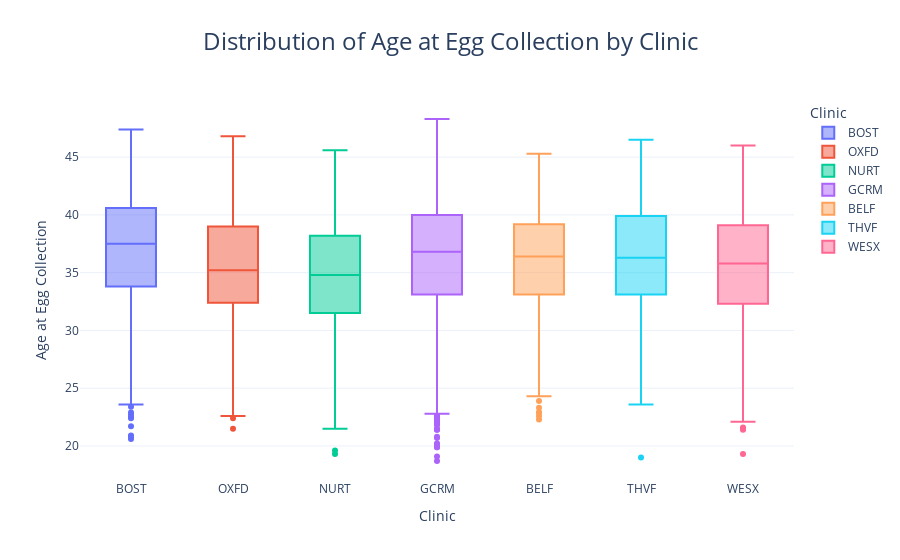
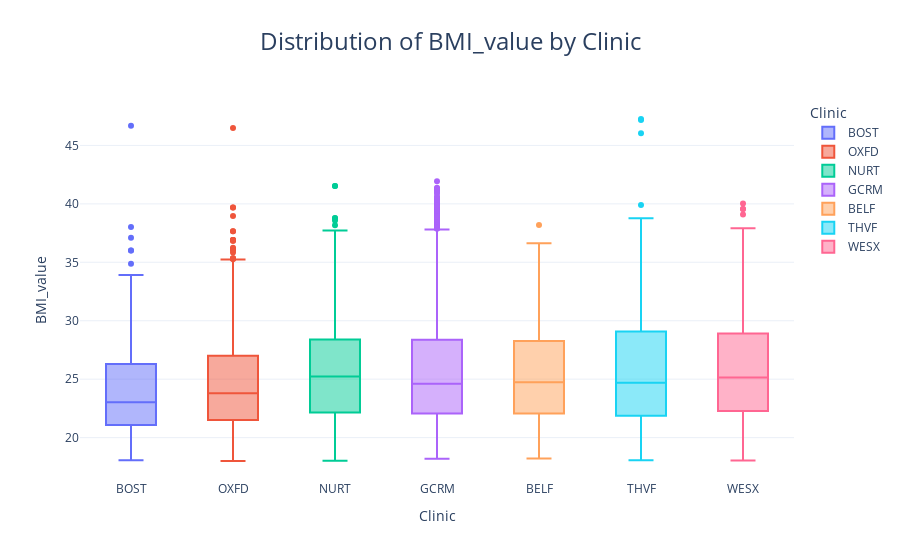
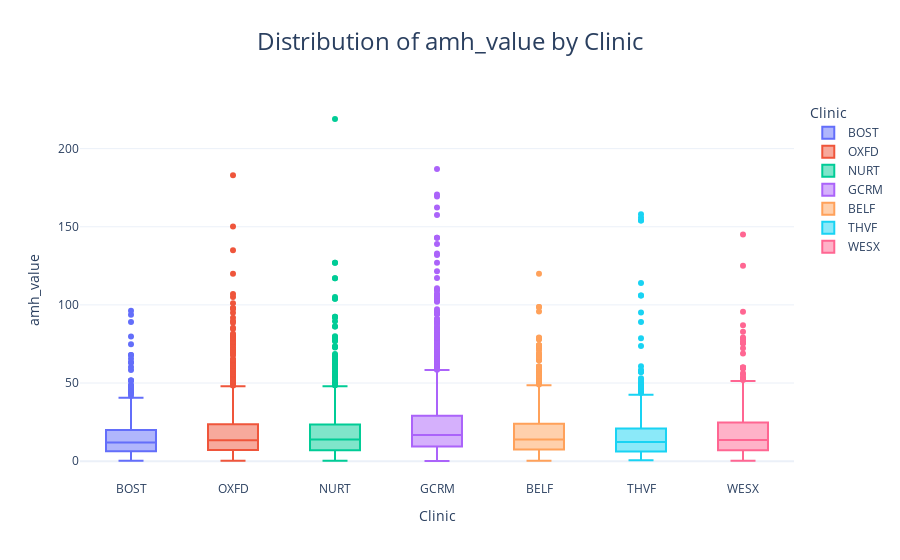

Notebook cell for these charts, in order:
### Code cell
import plotly.express as px

# Assuming df_encoded and features are already defined
features = ['Age at Egg Collection', 'BMI_value', 'amh_value']

# Plot box plots for each feature by clinic with different colors
for feature in features:
    fig = px.box(df_encoded, x='Clinic', y=feature, title=f'Distribution of {feature} by Clinic', color='Clinic')
    fig.update_layout(
        xaxis_title='Clinic',
        yaxis_title=feature,
        template='plotly_white',
        title_font=dict(size=24),
        title_x=0.5
    )
    fig.show()

### Figure 1 — Plotly figure (JSON) as saved in the notebook; plotly's stock layout.template omitted (floating-point values rounded to 4 significant figures; data arrays with more than 128 entries replaced by an {"elided": "..."} marker saying what was removed)
{"data": [{"alignmentgroup": "True", "hovertemplate": "Clinic=%{x}<br>Age at Egg Collection=%{y}<extra></extra>", "legendgroup": "BOST", "marker": {"color": "#636efa"}, "name": "BOST", "notched": false, "offsetgroup": "BOST", "orientation": "v", "showlegend": true, "type": "box", "x": {"elided": "390 str values"}, "x0": " ", "xaxis": "x", "y": {"elided": "390 float values"}, "y0": " ", "yaxis": "y"}, {"alignmentgroup": "True", "hovertemplate": "Clinic=%{x}<br>Age at Egg Collection=%{y}<extra></extra>", "legendgroup": "OXFD", "marker": {"color": "#EF553B"}, "name": "OXFD", "notched": false, "offsetgroup": "OXFD", "orientation": "v", "showlegend": true, "type": "box", "x": {"elided": "1774 str values"}, "x0": " ", "xaxis": "x", "y": {"elided": "1774 float values"}, "y0": " ", "yaxis": "y"}, {"alignmentgroup": "True", "hovertemplate": "Clinic=%{x}<br>Age at Egg Collection=%{y}<extra></extra>", "legendgroup": "NURT", "marker": {"color": "#00cc96"}, "name": "NURT", "notched": false, "offsetgroup": "NURT", "orientation": "v", "showlegend": true, "type": "box", "x": {"elided": "1443 str values"}, "x0": " ", "xaxis": "x", "y": {"elided": "1443 float values"}, "y0": " ", "yaxis": "y"}, {"alignmentgroup": "True", "hovertemplate": "Clinic=%{x}<br>Age at Egg Collection=%{y}<extra></extra>", "legendgroup": "GCRM", "marker": {"color": "#ab63fa"}, "name": "GCRM", "notched": false, "offsetgroup": "GCRM", "orientation": "v", "showlegend": true, "type": "box", "x": {"elided": "2908 str values"}, "x0": " ", "xaxis": "x", "y": {"elided": "2908 float values"}, "y0": " ", "yaxis": "y"}, {"alignmentgroup": "True", "hovertemplate": "Clinic=%{x}<br>Age at Egg Collection=%{y}<extra></extra>", "legendgroup": "BELF", "marker": {"color": "#FFA15A"}, "name": "BELF", "notched": false, "offsetgroup": "BELF", "orientation": "v", "showlegend": true, "type": "box", "x": {"elided": "1795 str values"}, "x0": " ", "xaxis": "x", "y": {"elided": "1795 float values"}, "y0": " ", "yaxis": "y"}, {"alignmentgroup": "True", "hovertemplate": "Clinic=%{x}<br>Age at Egg Collection=%{y}<extra></extra>", "legendgroup": "THVF", "marker": {"color": "#19d3f3"}, "name": "THVF", "notched": false, "offsetgroup": "THVF", "orientation": "v", "showlegend": true, "type": "box", "x": {"elided": "559 str values"}, "x0": " ", "xaxis": "x", "y": {"elided": "559 float values"}, "y0": " ", "yaxis": "y"}, {"alignmentgroup": "True", "hovertemplate": "Clinic=%{x}<br>Age at Egg Collection=%{y}<extra></extra>", "legendgroup": "WESX", "marker": {"color": "#FF6692"}, "name": "WESX", "notched": false, "offsetgroup": "WESX", "orientation": "v", "showlegend": true, "type": "box", "x": {"elided": "902 str values"}, "x0": " ", "xaxis": "x", "y": {"elided": "902 float values"}, "y0": " ", "yaxis": "y"}], "layout": {"boxmode": "overlay", "legend": {"title": {"text": "Clinic"}, "tracegroupgap": 0}, "title": {"font": {"size": 24}, "text": "Distribution of Age at Egg Collection by Clinic", "x": 0.5}, "xaxis": {"anchor": "y", "categoryarray": ["BOST", "OXFD", "NURT", "GCRM", "BELF", "THVF", "WESX"], "categoryorder": "array", "domain": [0, 1], "title": {"text": "Clinic"}}, "yaxis": {"anchor": "x", "domain": [0, 1], "title": {"text": "Age at Egg Collection"}}}}

### Figure 2 — Plotly figure (JSON) as saved in the notebook; plotly's stock layout.template omitted (floating-point values rounded to 4 significant figures; data arrays with more than 128 entries replaced by an {"elided": "..."} marker saying what was removed)
{"data": [{"alignmentgroup": "True", "hovertemplate": "Clinic=%{x}<br>BMI_value=%{y}<extra></extra>", "legendgroup": "BOST", "marker": {"color": "#636efa"}, "name": "BOST", "notched": false, "offsetgroup": "BOST", "orientation": "v", "showlegend": true, "type": "box", "x": {"elided": "390 str values"}, "x0": " ", "xaxis": "x", "y": {"elided": "390 float values"}, "y0": " ", "yaxis": "y"}, {"alignmentgroup": "True", "hovertemplate": "Clinic=%{x}<br>BMI_value=%{y}<extra></extra>", "legendgroup": "OXFD", "marker": {"color": "#EF553B"}, "name": "OXFD", "notched": false, "offsetgroup": "OXFD", "orientation": "v", "showlegend": true, "type": "box", "x": {"elided": "1774 str values"}, "x0": " ", "xaxis": "x", "y": {"elided": "1774 float values"}, "y0": " ", "yaxis": "y"}, {"alignmentgroup": "True", "hovertemplate": "Clinic=%{x}<br>BMI_value=%{y}<extra></extra>", "legendgroup": "NURT", "marker": {"color": "#00cc96"}, "name": "NURT", "notched": false, "offsetgroup": "NURT", "orientation": "v", "showlegend": true, "type": "box", "x": {"elided": "1443 str values"}, "x0": " ", "xaxis": "x", "y": {"elided": "1443 float values"}, "y0": " ", "yaxis": "y"}, {"alignmentgroup": "True", "hovertemplate": "Clinic=%{x}<br>BMI_value=%{y}<extra></extra>", "legendgroup": "GCRM", "marker": {"color": "#ab63fa"}, "name": "GCRM", "notched": false, "offsetgroup": "GCRM", "orientation": "v", "showlegend": true, "type": "box", "x": {"elided": "2908 str values"}, "x0": " ", "xaxis": "x", "y": {"elided": "2908 float values"}, "y0": " ", "yaxis": "y"}, {"alignmentgroup": "True", "hovertemplate": "Clinic=%{x}<br>BMI_value=%{y}<extra></extra>", "legendgroup": "BELF", "marker": {"color": "#FFA15A"}, "name": "BELF", "notched": false, "offsetgroup": "BELF", "orientation": "v", "showlegend": true, "type": "box", "x": {"elided": "1795 str values"}, "x0": " ", "xaxis": "x", "y": {"elided": "1795 float values"}, "y0": " ", "yaxis": "y"}, {"alignmentgroup": "True", "hovertemplate": "Clinic=%{x}<br>BMI_value=%{y}<extra></extra>", "legendgroup": "THVF", "marker": {"color": "#19d3f3"}, "name": "THVF", "notched": false, "offsetgroup": "THVF", "orientation": "v", "showlegend": true, "type": "box", "x": {"elided": "559 str values"}, "x0": " ", "xaxis": "x", "y": {"elided": "559 float values"}, "y0": " ", "yaxis": "y"}, {"alignmentgroup": "True", "hovertemplate": "Clinic=%{x}<br>BMI_value=%{y}<extra></extra>", "legendgroup": "WESX", "marker": {"color": "#FF6692"}, "name": "WESX", "notched": false, "offsetgroup": "WESX", "orientation": "v", "showlegend": true, "type": "box", "x": {"elided": "902 str values"}, "x0": " ", "xaxis": "x", "y": {"elided": "902 float values"}, "y0": " ", "yaxis": "y"}], "layout": {"boxmode": "overlay", "legend": {"title": {"text": "Clinic"}, "tracegroupgap": 0}, "title": {"font": {"size": 24}, "text": "Distribution of BMI_value by Clinic", "x": 0.5}, "xaxis": {"anchor": "y", "categoryarray": ["BOST", "OXFD", "NURT", "GCRM", "BELF", "THVF", "WESX"], "categoryorder": "array", "domain": [0, 1], "title": {"text": "Clinic"}}, "yaxis": {"anchor": "x", "domain": [0, 1], "title": {"text": "BMI_value"}}}}

### Figure 3 — Plotly figure (JSON) as saved in the notebook; plotly's stock layout.template omitted (floating-point values rounded to 4 significant figures; data arrays with more than 128 entries replaced by an {"elided": "..."} marker saying what was removed)
{"data": [{"alignmentgroup": "True", "hovertemplate": "Clinic=%{x}<br>amh_value=%{y}<extra></extra>", "legendgroup": "BOST", "marker": {"color": "#636efa"}, "name": "BOST", "notched": false, "offsetgroup": "BOST", "orientation": "v", "showlegend": true, "type": "box", "x": {"elided": "390 str values"}, "x0": " ", "xaxis": "x", "y": {"elided": "390 float values"}, "y0": " ", "yaxis": "y"}, {"alignmentgroup": "True", "hovertemplate": "Clinic=%{x}<br>amh_value=%{y}<extra></extra>", "legendgroup": "OXFD", "marker": {"color": "#EF553B"}, "name": "OXFD", "notched": false, "offsetgroup": "OXFD", "orientation": "v", "showlegend": true, "type": "box", "x": {"elided": "1774 str values"}, "x0": " ", "xaxis": "x", "y": {"elided": "1774 float values"}, "y0": " ", "yaxis": "y"}, {"alignmentgroup": "True", "hovertemplate": "Clinic=%{x}<br>amh_value=%{y}<extra></extra>", "legendgroup": "NURT", "marker": {"color": "#00cc96"}, "name": "NURT", "notched": false, "offsetgroup": "NURT", "orientation": "v", "showlegend": true, "type": "box", "x": {"elided": "1443 str values"}, "x0": " ", "xaxis": "x", "y": {"elided": "1443 float values"}, "y0": " ", "yaxis": "y"}, {"alignmentgroup": "True", "hovertemplate": "Clinic=%{x}<br>amh_value=%{y}<extra></extra>", "legendgroup": "GCRM", "marker": {"color": "#ab63fa"}, "name": "GCRM", "notched": false, "offsetgroup": "GCRM", "orientation": "v", "showlegend": true, "type": "box", "x": {"elided": "2908 str values"}, "x0": " ", "xaxis": "x", "y": {"elided": "2908 float values"}, "y0": " ", "yaxis": "y"}, {"alignmentgroup": "True", "hovertemplate": "Clinic=%{x}<br>amh_value=%{y}<extra></extra>", "legendgroup": "BELF", "marker": {"color": "#FFA15A"}, "name": "BELF", "notched": false, "offsetgroup": "BELF", "orientation": "v", "showlegend": true, "type": "box", "x": {"elided": "1795 str values"}, "x0": " ", "xaxis": "x", "y": {"elided": "1795 float values"}, "y0": " ", "yaxis": "y"}, {"alignmentgroup": "True", "hovertemplate": "Clinic=%{x}<br>amh_value=%{y}<extra></extra>", "legendgroup": "THVF", "marker": {"color": "#19d3f3"}, "name": "THVF", "notched": false, "offsetgroup": "THVF", "orientation": "v", "showlegend": true, "type": "box", "x": {"elided": "559 str values"}, "x0": " ", "xaxis": "x", "y": {"elided": "559 float values"}, "y0": " ", "yaxis": "y"}, {"alignmentgroup": "True", "hovertemplate": "Clinic=%{x}<br>amh_value=%{y}<extra></extra>", "legendgroup": "WESX", "marker": {"color": "#FF6692"}, "name": "WESX", "notched": false, "offsetgroup": "WESX", "orientation": "v", "showlegend": true, "type": "box", "x": {"elided": "902 str values"}, "x0": " ", "xaxis": "x", "y": {"elided": "902 float values"}, "y0": " ", "yaxis": "y"}], "layout": {"boxmode": "overlay", "legend": {"title": {"text": "Clinic"}, "tracegroupgap": 0}, "title": {"font": {"size": 24}, "text": "Distribution of amh_value by Clinic", "x": 0.5}, "xaxis": {"anchor": "y", "categoryarray": ["BOST", "OXFD", "NURT", "GCRM", "BELF", "THVF", "WESX"], "categoryorder": "array", "domain": [0, 1], "title": {"text": "Clinic"}}, "yaxis": {"anchor": "x", "domain": [0, 1], "title": {"text": "amh_value"}}}}
